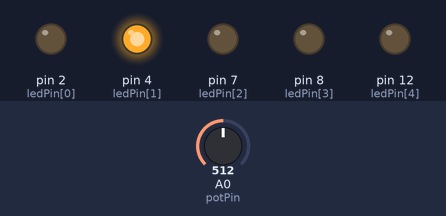
This sketch was run on a simulated Arduino Uno, built with avr-gcc and run on an emulated ATmega328P. Parts: output pins drawn as LEDs (lit = HIGH). Dashed ring = blinking. The test bench sets the inputs (shaded band); at power-on: A0 (potPin) = 512.

Above: at 1.2 s.
1.3 s: A0 (potPin) set to 476
At 3.1 s:
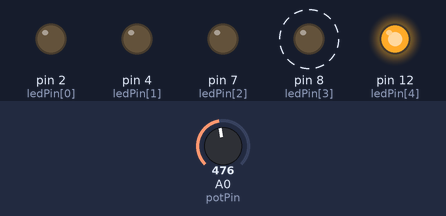
4.3 s: A0 (potPin) set to 458
7.3 s: A0 (potPin) set to 0
10.3 s: A0 (potPin) set to 122
At 10.66 s:
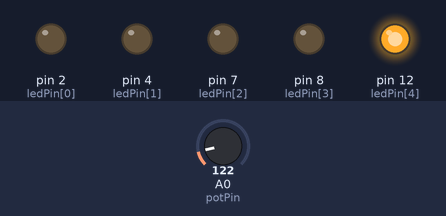
13.3 s: A0 (potPin) set to 511
At 15.1 s:
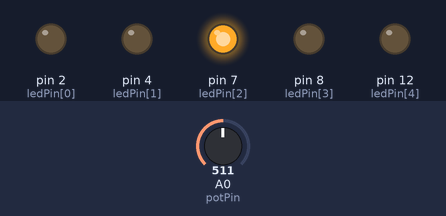
15.2 s: A0 (potPin) set to 716
At 16.0 s:
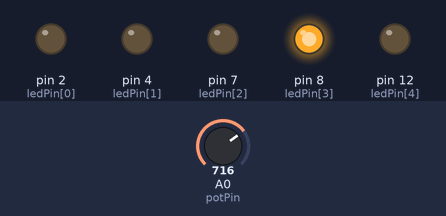
Timing chart, 0 to 18.0 s (numbered marks = the images above; inputs shaded):
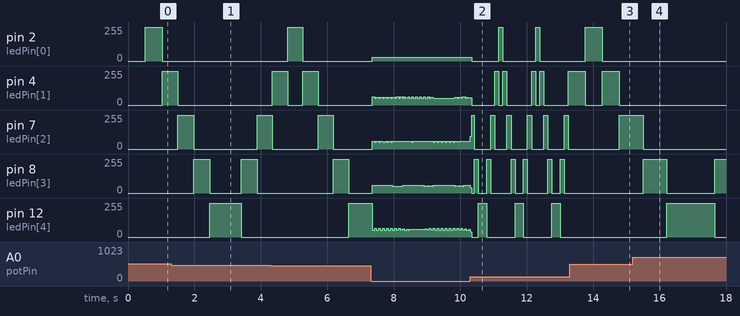

Measured:
- after the input at 10.3 s, pin 2 (ledPin[0]): goes 0/255 0.81 s, 255/255 0.12 s, 0/255 0.99 s, 255/255 0.12 s, then 0/255, starting after 0.05 s
- after the input at 13.3 s, pin 8 (ledPin[3]): stops changing and stays 0/255; pin 12 (ledPin[4]): stays 0/255 (without the input it goes to 255/255 after 0.57 s)
- after the input at 15.2 s, pin 4 (ledPin[1]): stays 0/255 (without the input it goes to 255/255 after 2.7 s)
- by itself, pin 4 (ledPin[1]): repeats every 1.1 s: 255/255 0.12 s, 0/255 0.12 s, 255/255 0.12 s, 0/255 0.74 s
- by itself, pin 7 (ledPin[2]): moves between 0/255 and 255/255, repeating every 1.1 s
- by itself, pin 12 (ledPin[4]): repeats every 1.1 s: 255/255 0.25 s, 0/255 0.86 s

The sketch:

Q5.ino
```cpp
int ledTotal = 5; //total number of LEDs
int ledPin[] = {2,4,7,8,12};
int ledDelay;
int direction = 1; //direction LEDs will flash
int currentLED = 0; //index 0
unsigned long time;
int potPin = 0; //potentiometer

void setup() {
  // put your setup code here, to run once:
  // turns all LEDs to OUTPUT mode
  for(int i = 0; i < ledTotal; i++){
    pinMode(ledPin[i], OUTPUT);
  }
  time = millis(); //time delay
}

// Turns LED on and off one at a time
void switchLED(){
  // turns all LED off
  for(int i = 0; i < ledTotal; i++){
    digitalWrite(ledPin[i], LOW);
  }
  digitalWrite(ledPin[currentLED], HIGH); // turns one LED on
  //determines what direction LED should travel
  currentLED += direction;
  if(currentLED == ledTotal - 1){
    direction-=1;
  }
  if(currentLED == 0){
    direction = 1;
  }
}
void loop() {
  // put your main code here, to run repeatedly:
  // potentiometer controls delay of LED turning on and off
  ledDelay = analogRead(potPin);
  if((millis() - time) > ledDelay){
    switchLED();
    time = millis();
  }
}
```
